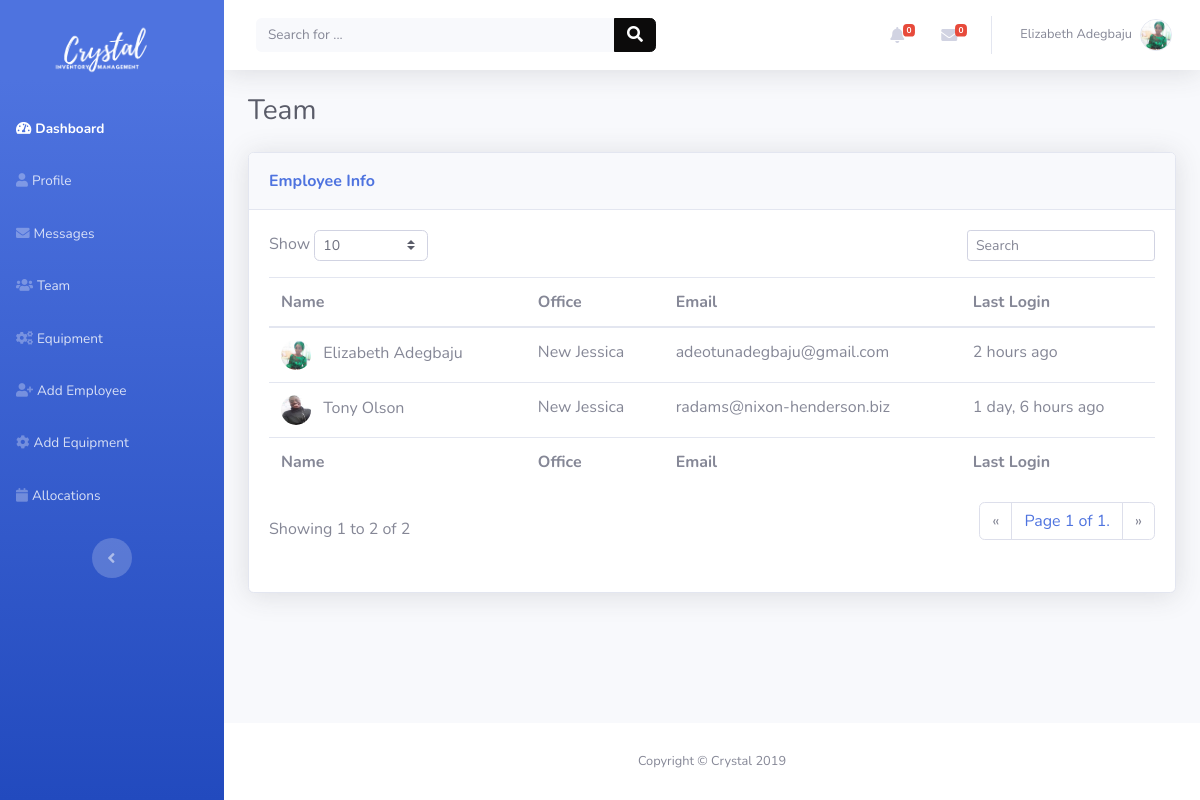
The app's page /team/ (signed in) with its own data.
### dashboard/models.py (models this page shows, shortened)
class User(AbstractUser):
    username = None
    first_name = models.CharField(_('first name'), max_length=30, blank=True)
    last_name = models.CharField(_('last name'), max_length=150, blank=True)
    email = models.EmailField(_('email address'), unique=True)
    is_active = models.BooleanField(_("active"), default=False, help_text=_(
        'Designates whether this user should be treated as active. '
        'Unselect this instead of deleting accounts.'
    ), )
    USERNAME_FIELD = 'email'
    REQUIRED_FIELDS = []
    objects = UserManager()

class Employee(models.Model):
    user = models.OneToOneField(User, models.CASCADE)
    username = models.CharField(max_length=20)
    image = models.ImageField(upload_to=user_directory_path)
    location = models.ForeignKey(Location, on_delete=models.CASCADE, default=1)

class Location(models.Model):
    name = models.CharField(
        max_length=20, help_text='Name to identify branch location of Company')
    address = models.TextField(help_text='Address of Office', null=True)
    city = models.CharField(max_length=20, help_text='City', null=True)
    country = models.CharField(max_length=20, help_text='Country', null=True)
    company = models.ForeignKey(Company, on_delete=models.CASCADE)

### dashboard/views.py (the view)
# urls.py: path('team/', views.team, name='team'),
@login_required
def team(request):
    user = request.user
    alerts, unread_messages = unread_messages_notification(user)
    team_list = Employee.objects.filter(location__company=user.employee.location.company).order_by('-user__last_login')
    team = pager(team_list, request)
    return render(request, 'team.html', {'team': team, 'unread_messages': unread_messages,
                                         'alerts': alerts})

### dashboard/templatetags/profile_extras.py (called while the page is built)
@register.filter(name='has_group')
def has_group(user, group_name):
    return user.groups.filter(name=group_name).exists()

@register.filter
def count(value):
    return len(value)

### dashboard/views.py (called while the page is built)
def pager(list, request):
    if "num" in request.GET.keys():
        number = int(request.GET["num"])
    else:
        number = 10
    paginator = Paginator(list, number)
    page = request.GET.get('page')
    equipments = paginator.get_page(page)
    return equipments

def unread_messages_notification(user):
    unread_messages = user.inbox_messages.filter(from_user_id__gte=2, read=False).order_by('-date_sent')
    alerts = user.inbox_messages.filter(from_user_id=1, read=False).order_by('-date_sent')
    return alerts, unread_messages

### templates/team.html (shortened to what this page needs)
{% extends 'base_nav.html' %}
{% load static %}
{% load humanize %}
{% load profile_extras %}
{% block content %}
    <div class="container-fluid">
        <h3 class="text-dark mb-4">Team</h3>
        <div class="card shadow">
            <div class="card-header py-3">
                <p class="text-primary m-0 font-weight-bold">Employee Info</p>
            </div>
            <div class="card-body">
                <div class="row">
                    <div class="col-md-6 text-nowrap">
                        <div id="dataTable_length" class="dataTables_length"
                             aria-controls="dataTable">
                            <form method="get" action="{% url 'team' %}">
                                <label>Show&nbsp;<select name="num"
                                                         onchange="this.form.submit()"
                                                         class="form-control form-control-sm custom-select custom-select-sm">
                                    <option value="10" selected="">10</option>
                                </select>&nbsp;</label>
                            </form>
                        </div>
                    </div>
                    <div class="col-md-6">
                        <div class="text-md-right dataTables_filter"
                             id="dataTable_filter"><label><input
                                type="search"
                                class="form-control form-control-sm"
                                aria-controls="dataTable" placeholder="Search"></label>
                        </div>
                    </div>
                </div>
                <div class="table-responsive table mt-2" id="dataTable"
                     role="grid"
                     aria-describedby="dataTable_info">
                    <table class="table dataTable my-0" id="dataTable">
                        <thead>
                        <tr>
                            <th>Name</th>
                            <th>Office</th>
                            <th>Email</th>
                            <th>Last Login</th>
                        </tr>
                        </thead>
                        <tbody>
                        {% for employee in team %}
                            <tr style="transform: rotate(0);">
                                <td>
                                    <a class="stretched-link text-gray-600"
                                       style="text-decoration: none"
                                       href="{% url 'team_member' employee.user.id %}"><img
                                            class="rounded-circle mr-2"
                                            width="30" height="30"
                                            src="
                                                    {{ MEDIA_URL }}{{ employee.image|urlencode }}">
                                        {{ employee.user.first_name }} {{ employee.user.last_name }}
                                    </a>
                                </td>
                                <td>{{ employee.location.name }}</td>
                                <td>{{ employee.user.email }}</td>
                                <td>{{ employee.user.last_login|naturaltime }}</td>
                            </tr>
                        {% endfor %}
                        </tbody>
                        <tfoot>
                        <tr>
                            <td><strong>Name</strong></td>
                            <td><strong>Office</strong></td>
                            <td><strong>Email</strong></td>
                            <td><strong>Last Login</strong></td>
                        </tr>
                        </tfoot>
                    </table>
                </div>
                <div class="row">
                    <div class="col-md-6 align-self-center">
                        <p id="dataTable_info" class="dataTables_info"
                           role="status" aria-live="polite">
                            Showing 1 to {{ team|count }}
                            of {{ team.paginator.count }}</p>
                    </div>
                    <div class="col-md-6">
                        <nav
                                class="d-lg-flex justify-content-lg-end dataTables_paginate paging_simple_numbers">
                            <ul class="pagination">
                                {% if team.has_previous %}
                                    <li class="page-item">
                                        <a class="page-link"
                                           href="?page={{ team.previous_page_number }}"
                                           aria-label="Previous">
                                            {% else %}
                                    <li class="page-item disabled">
                                    <a class="page-link" href="#"
                                       aria-label="Previous">
                                {% endif %}<span aria-hidden="true">«</span>
                                </a></li>
                                <li class="page-item"><p class="page-link"
                                                         style="background-color: white!important;">
                                    Page {{ team.number }}
                                    of {{ team.paginator.num_pages }}.</p></li>
                                {% if team.has_next %}
                                    <li class="page-item">
                                        <a class="page-link"
                                           href="?page={{ team.next_page_number }}"
                                           aria-label="Next">
                                            {% else %}
                                    <li class="page-item disabled">
                                    <a class="page-link" href="#"
                                       aria-label="Next">
                                {% endif %}<span aria-hidden="true">»</span>
                                </a></li>
                            </ul>
                        </nav>
                    </div>
                </div>
            </div>
        </div>
    </div>
{% endblock %}

### templates/base_nav.html (shortened to what this page needs)
{% extends 'base.html' %}
{% load static %}
{% load profile_extras %}
{% block sidenav %}
    <nav class="navbar navbar-dark align-items-start sidebar sidebar-dark accordion bg-gradient-primary p-0"
         id="page-top">
        <div class="container-fluid d-flex flex-column p-0">
            <a class="navbar-brand d-flex justify-content-center align-items-center sidebar-brand mt-3 mb-3"
               href="{% url 'home' %}">
                <img src="{% static "img/crystal-ims blue.png" %}" style="height: 5vw">
            </a>
            <ul class="nav navbar-nav text-light" id="accordionSidebar">
                {% if request.user|has_group:"Company Superusers" %}
                    <li class="nav-item" role="presentation"><a class="nav-link active" href="{% url 'dashboard' %}"><i
                            class="fas fa-tachometer-alt"></i><span>Dashboard</span></a></li>
                {% endif %}
                <li class="nav-item" role="presentation"><a class="nav-link" href="{% url 'profile' %}"><i
                        class="fas fa-user"></i><span>Profile</span></a></li>
                <li class="nav-item" role="presentation"><a class="nav-link" href="{% url 'messages' %}"><i
                        class="fas fa-envelope"></i><span>Messages</span></a></li>
                <li class="nav-item" role="presentation"><a class="nav-link" href="{% url 'team' %}"><i
                        class="fas fa-users"></i><span>Team</span></a></li>
                <li class="nav-item" role="presentation"><a class="nav-link" href="{% url 'equipments' %}"><i
                        class="fas fa-cogs"></i><span>Equipment</span></a></li>
                {% if request.user|has_group:"Company Admins" or request.user|has_group:"Company Superusers" %}
                    <li class="nav-item" role="presentation"><a class="nav-link" href="{% url 'add_employee' %}"><i
                            class="fas fa-user-plus"></i><span>Add Employee</span></a></li>
                    <li class="nav-item" role="presentation"><a class="nav-link" href="{% url 'add_equipment' %}"><i
                            class="fas fa-cog"></i><span>Add Equipment</span></a></li>
                    <li class="nav-item" role="presentation"><a class="nav-link" href="{% url 'allocations' %}"><i
                            class="fas fa-calendar"></i><span>Allocations</span></a></li>
                {% endif %}
            </ul>
            <div class="text-center d-none d-md-inline">
                <button class="btn rounded-circle border-0" id="sidebarToggle"
                        type="button"></button>
            </div>
        </div>
    </nav>
{% endblock %}
{% block topnav %}
    <nav class="navbar navbar-light navbar-expand bg-white shadow mb-4 topbar static-top">
        <div class="container-fluid">
            <form class="form-inline d-none d-sm-inline-block mr-auto ml-md-3 my-2 my-md-0 mw-100 navbar-search">
                <div class="input-group"><input class="bg-light form-control border-0 small" type="text"
                                                placeholder="Search for ...">
                    <div class="input-group-append">
                        <button class="btn btn-primary py-0" type="button"><i
                                class="fas fa-search"></i></button>
                    </div>
                </div>
            </form>
            <ul class="nav navbar-nav flex-nowrap ml-auto">
                <li class="nav-item dropdown no-arrow mx-1" role="presentation">
                    <div class="nav-item dropdown no-arrow"><a class="dropdown-toggle nav-link"
                                                               data-toggle="dropdown"
                                                               aria-expanded="false" href="#"><span
                            class="badge badge-danger badge-counter">{{ alerts|count }}</span><i
                            class="fas fa-bell fa-fw"></i></a>
                    </div>
                </li>
                <li class="nav-item dropdown no-arrow mx-1" role="presentation">
                    <div class="nav-item dropdown no-arrow"><a class="dropdown-toggle nav-link"
                                                               data-toggle="dropdown"
                                                               aria-expanded="false" href="#"><i
                            class="fas fa-envelope fa-fw"></i><span
                            class="badge badge-danger badge-counter">{{ unread_messages|count }}</span></a>
                    </div>
                </li>
                <li class="nav-item dropdown no-arrow" role="presentation">
                    <div class="nav-item dropdown no-arrow"><a class="dropdown-toggle nav-link"
                                                               data-toggle="dropdown"
                                                               aria-expanded="false" href="#"><span
                            class="d-none d-lg-inline mr-2 text-gray-600 small">{{ request.user.first_name }}
                        {{ request.user.last_name }}</span><img class="border rounded-circle img-profile"
                                                                src="
                                                                        {{ MEDIA_URL }}{{ request.user.employee.image|urlencode }}"></a>
                    </div>
                </li>
            </ul>
        </div>
    </nav>
{% endblock %}

### records on screen
User: user.first_name "Elizabeth", user.last_name "Adegbaju", user.employee.image|urlencode (picture)
Employee: image|urlencode (picture), user.first_name "Elizabeth", user.last_name "Adegbaju", location.name "New Jessica", user.email "adeotunadegbaju@gmail.com", user.last_login "2 hours ago"
Employee: image|urlencode (picture), user.first_name "Tony", user.last_name "Olson", location.name "New Jessica", user.email "radams@nixon-henderson.biz", user.last_login "1 day, 6 hours ago"

### other values on screen
{{ alerts|count }} "0"
{{ unread_messages|count }} "0"
{{ team|count }} "2"
{{ team.paginator.count }} "2"
{{ team.number }} "1"
{{ team.paginator.num_pages }} "1"
